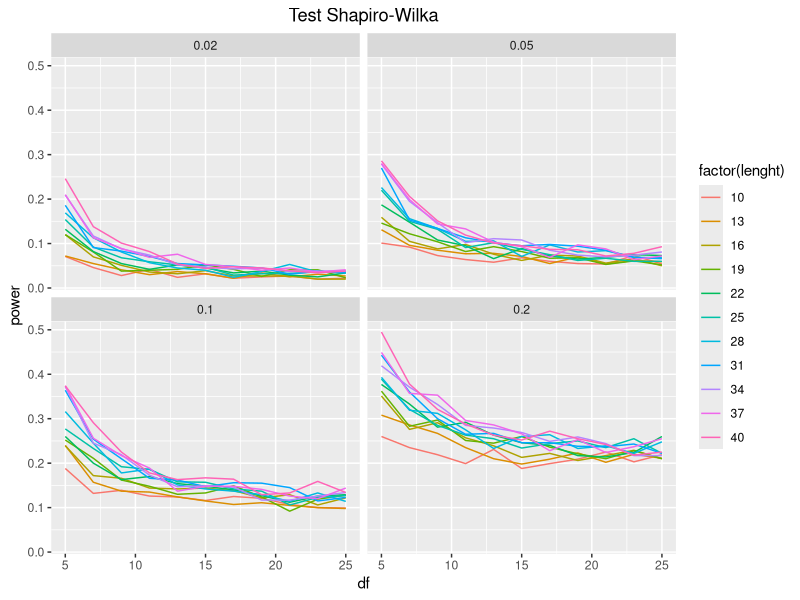
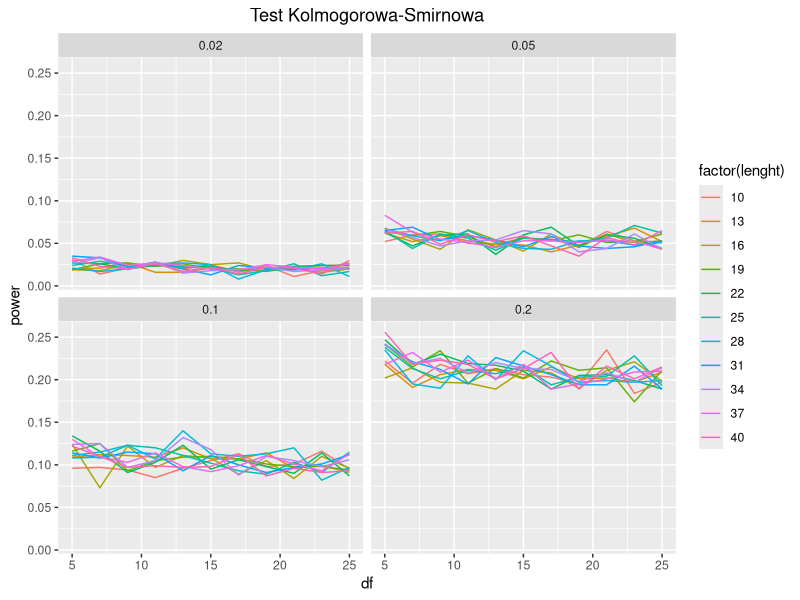
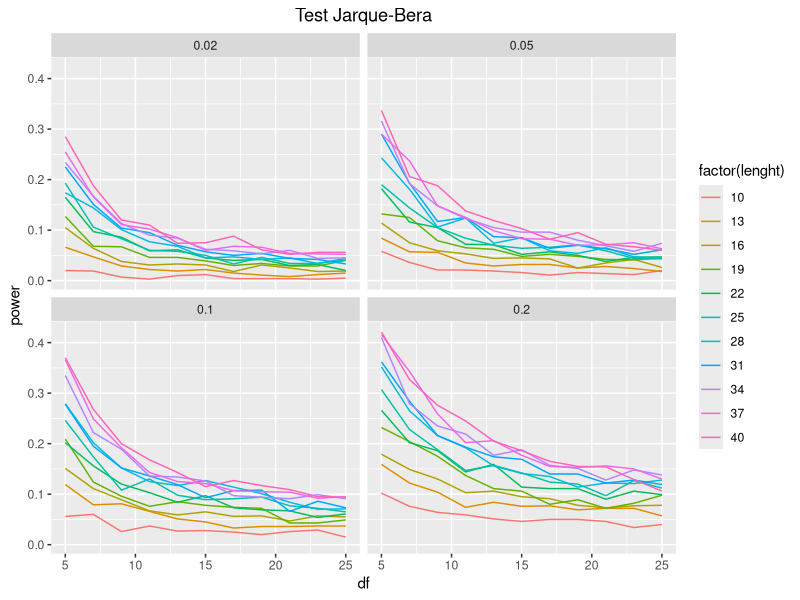
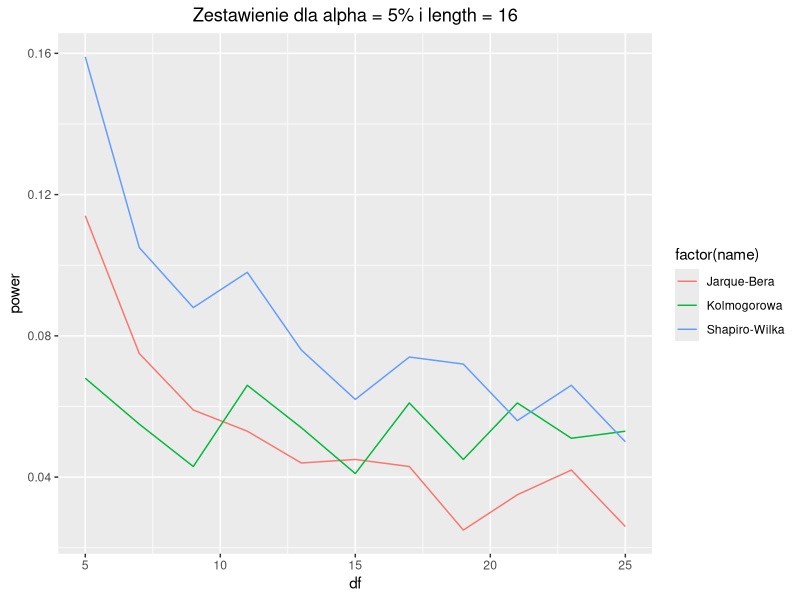
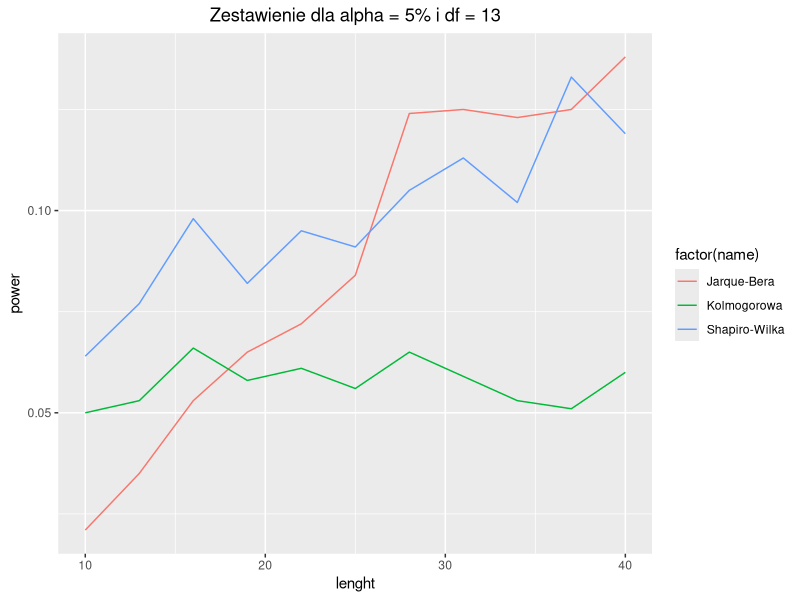
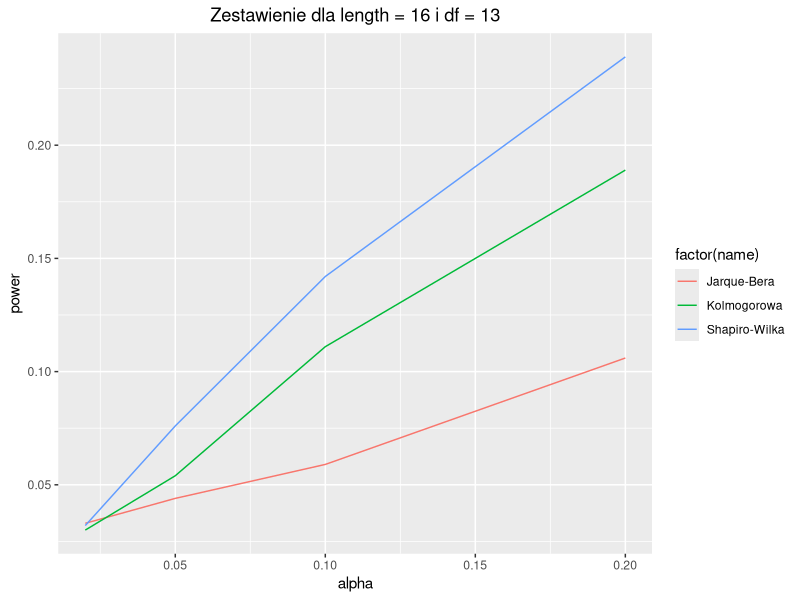

These figures' R source, in order:
## ---- chunk 1
knitr::opts_chunk$set(echo = TRUE)
## ---- chunk 2
#import niezbędnych bibliotek
library(dplyr)
library(tidyr)
library(ggplot2)
library(tseries)
## ---- chunk 3
lenghts <- seq(10, 40, by = 3)
dfs <- seq(5, 25, by = 2)
alphas <- c(.02, .05, .1, .2)
N <- 1000
## ---- chunk 4
params <- expand.grid(lenght = lenghts, df = dfs, alpha =  alphas)
## ---- chunk 5
powers_sw <- sapply(1:nrow(params),
                 function(i){
                   length <- params[i,1]
                   df <- params[i, 2]
                   alpha <- params[i, 3]
                   p_vector <- sapply(rep(df, N),
                                      function(x){
                                        my_sample <- rt(length, df)
                                        shapiro.test(my_sample)$p.value
                                        })
                   mean(p_vector < alpha)
                 })
## ---- chunk 6
shapiro <- bind_cols(params, power = powers_sw)
## ---- chunk 7
  ggplot(shapiro, aes(x = df, y = power, color = factor(lenght))) +
  labs(title = "Test Shapiro-Wilka") +
  theme(plot.title = element_text(hjust = 0.5)) +
  geom_line() + 
  facet_wrap(~ alpha, nrow = 2)
## ---- chunk 8
powers_ks <- sapply(1:nrow(params),
                    function(i){
                      length <- params[i,1]
                      df <- params[i, 2]
                      alpha <- params[i, 3]
                      p_vector <- sapply(rep(df, N),
                                         function(x){
                                           my_sample <- rt(length, df)
                                           ks.test(my_sample, pnorm)$p.value
                                         })
                      mean(p_vector < alpha)
                    })
## ---- chunk 9
kolmogorow <- bind_cols(params, power = powers_ks)
## ---- chunk 10
  ggplot(kolmogorow, aes(x = df, y = power, color = factor(lenght))) +
  labs(title = "Test Kolmogorowa-Smirnowa") +
  theme(plot.title = element_text(hjust = 0.5)) +
  geom_line() + 
  facet_wrap(~ alpha, nrow = 2)
## ---- chunk 11
powers_jb <- sapply(1:nrow(params),
                 function(i){
                   length <- params[i,1]
                   df <- params[i, 2]
                   alpha <- params[i, 3]
                   p_vector <- sapply(rep(df, N),
                                      function(x){
                                        my_sample <- rt(length, df)
                                        jarque.bera.test(my_sample)$p.value
                                        })
                   mean(p_vector < alpha)
                 })
## ---- chunk 12
jarque <- bind_cols(params, power = powers_jb)
## ---- chunk 13
  ggplot(jarque, aes(x = df, y = power, color = factor(lenght))) +
  labs(title = "Test Jarque-Bera") +
  theme(plot.title = element_text(hjust = 0.5)) +
  geom_line() + 
  facet_wrap(~ alpha, nrow = 2)
## ---- chunk 14
  shapiro_wide <- spread(shapiro, lenght, power)
  kolmogorow_wide <- spread(kolmogorow, lenght, power)
  jarque_wide <- spread(jarque, lenght, power)
  
  shapiro_wide <- shapiro_wide[which(shapiro_wide[,2] == .05), c(1,2,5)]
  shapiro_wide$name <- "Shapiro-Wilka"
  colnames(shapiro_wide)[3] = "power"
  kolmogorow_wide <- kolmogorow_wide[which(kolmogorow_wide[,2] == .05), c(1,2,5)]
  kolmogorow_wide$name <- "Kolmogorowa"
  colnames(kolmogorow_wide)[3] = "power"
  jarque_wide <- jarque_wide[which(jarque_wide[,2] == .05), c(1,2,5)]
  jarque_wide$name <- "Jarque-Bera" 
  colnames(jarque_wide)[3] = "power"
  
  all_wide <- data.frame(shapiro_wide)
  all_wide <- rbind(all_wide, kolmogorow_wide, jarque_wide)
  
  ggplot(all_wide, aes(x = df, y = power, color = factor(name))) +
  labs(title = "Zestawienie dla alpha = 5% i length = 16") +
  theme(plot.title = element_text(hjust = 0.5)) +
  geom_line()
## ---- chunk 15
  shapiro_wide <- spread(shapiro, df, power)
  kolmogorow_wide <- spread(kolmogorow,  df, power)
  jarque_wide <- spread(jarque,  df, power)
  
  shapiro_wide <- shapiro_wide[which(shapiro_wide[,2] == .05), c(1,2,6)]
  shapiro_wide$name <- "Shapiro-Wilka"
  colnames(shapiro_wide)[3] = "power"
  kolmogorow_wide <- kolmogorow_wide[which(kolmogorow_wide[,2] == .05), c(1,2,6)]
  kolmogorow_wide$name <- "Kolmogorowa"
  colnames(kolmogorow_wide)[3] = "power"
  jarque_wide <- jarque_wide[which(jarque_wide[,2] == .05), c(1,2,6)]
  jarque_wide$name <- "Jarque-Bera" 
  colnames(jarque_wide)[3] = "power"
  
  all_wide <- data.frame(shapiro_wide)
  all_wide <- rbind(all_wide, kolmogorow_wide, jarque_wide)
  
  ggplot(all_wide, aes(x = lenght, y = power, color = factor(name))) +
  labs(title = "Zestawienie dla alpha = 5% i df = 13") +
  theme(plot.title = element_text(hjust = 0.5)) +
  geom_line()
## ---- chunk 16
  shapiro_wide <- spread(shapiro, df, power)
  kolmogorow_wide <- spread(kolmogorow,  df, power)
  jarque_wide <- spread(jarque,  df, power)
  
  shapiro_wide <- shapiro_wide[which(shapiro_wide[,1] == 16), c(1,2,7)]
  shapiro_wide$name <- "Shapiro-Wilka"
  colnames(shapiro_wide)[3] = "power"
  kolmogorow_wide <- kolmogorow_wide[which(kolmogorow_wide[,1] == 16), c(1,2,7)]
  kolmogorow_wide$name <- "Kolmogorowa"
  colnames(kolmogorow_wide)[3] = "power"
  jarque_wide <- jarque_wide[which(jarque_wide[,1] == 16), c(1,2,7)]
  jarque_wide$name <- "Jarque-Bera" 
  colnames(jarque_wide)[3] = "power"
  
  all_wide <- data.frame(shapiro_wide)
  all_wide <- rbind(all_wide, kolmogorow_wide, jarque_wide)
  
  ggplot(all_wide, aes(x = alpha, y = power, color = factor(name))) +
  labs(title = "Zestawienie dla length = 16 i df = 13") +
  theme(plot.title = element_text(hjust = 0.5)) +
  geom_line()
